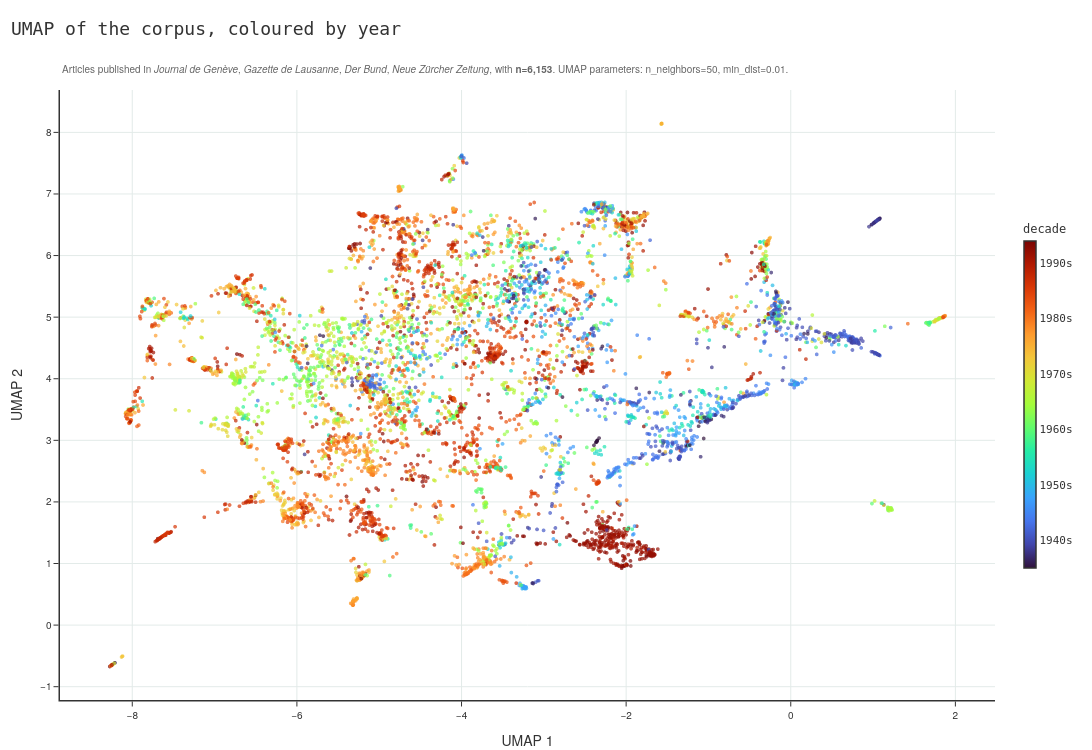

The code cell stored with this chart in its notebook:
### Code cell
pts = prepare_points(coords)
fig_year = make_figure(pts, title="UMAP of the corpus, coloured by year")
fig_year.show()

### Figure 1 — Plotly figure (JSON) as saved in the notebook; plotly's stock layout.template omitted (floating-point values rounded to 4 significant figures; data arrays with more than 128 entries replaced by an {"elided": "..."} marker saying what was removed)
{"data": [{"hoverlabel": {"align": "left", "bgcolor": {"elided": "6153 str values"}, "bordercolor": "#333333", "font": {"color": {"elided": "6153 str values"}, "family": "Google Sans Flex, Helvetica Neue, Arial, sans-serif", "size": 12}}, "hovertemplate": "%{text}<extra></extra>", "marker": {"cmax": 1999, "cmin": 1940, "color": {"elided": "6153 int values"}, "colorbar": {"len": 0.6, "outlinecolor": "#333333", "outlinewidth": 1.5, "thickness": 12, "tickfont": {"family": "IBM Plex Mono, Menlo, Consolas, monospace", "size": 11}, "ticktext": ["1940s", "1950s", "1960s", "1970s", "1980s", "1990s"], "tickvals": [1945, 1955, 1965, 1975, 1985, 1995], "title": {"font": {"family": "IBM Plex Mono, Menlo, Consolas, monospace", "size": 12}, "text": "decade"}}, "colorscale": [[0, "#30123b"], [0.07143, "#4145ab"], [0.1429, "#4675ed"], [0.2143, "#39a2fc"], [0.2857, "#1bcfd4"], [0.3571, "#24eca6"], [0.4286, "#61fc6c"], [0.5, "#a4fc3b"], [0.5714, "#d1e834"], [0.6429, "#f3c63a"], [0.7143, "#fe9b2d"], [0.7857, "#f36315"], [0.8571, "#d93806"], [0.9286, "#b11901"], [1, "#7a0402"]], "opacity": 0.7, "size": 4}, "mode": "markers", "text": {"elided": "6153 str values"}, "type": "scattergl", "x": {"elided": "6153 float values"}, "y": {"elided": "6153 float values"}}], "layout": {"annotations": [{"align": "left", "font": {"color": "#666666", "size": 10}, "showarrow": false, "text": "Articles published in <i>Journal de Genève</i>, <i>Gazette de Lausanne</i>, <i>Der Bund</i>, <i>Neue Zürcher Zeitung</i>, with <b>n=6,153</b>. UMAP parameters: n_neighbors=50, min_dist=0.01.", "x": 0, "xanchor": "left", "xref": "paper", "y": 1.02, "yanchor": "bottom", "yref": "paper"}], "font": {"color": "#333333", "family": "Google Sans Flex, Helvetica Neue, Arial, sans-serif", "size": 12}, "height": 750, "margin": {"b": 50, "l": 60, "r": 20, "t": 90}, "paper_bgcolor": "#ffffff", "plot_bgcolor": "#ffffff", "showlegend": false, "title": {"font": {"family": "IBM Plex Mono, Menlo, Consolas, monospace", "size": 18}, "text": "UMAP of the corpus, coloured by year", "x": 0.01, "y": 0.97}, "width": 1100, "xaxis": {"gridcolor": "#e3ebe9", "linecolor": "#333333", "linewidth": 1.5, "showgrid": true, "showline": true, "tickcolor": "#333333", "tickfont": {"size": 10}, "ticks": "outside", "title": {"text": "UMAP 1"}, "zeroline": true, "zerolinecolor": "#e3ebe9"}, "yaxis": {"gridcolor": "#e3ebe9", "linecolor": "#333333", "linewidth": 1.5, "showgrid": true, "showline": true, "tickcolor": "#333333", "tickfont": {"size": 10}, "ticks": "outside", "title": {"text": "UMAP 2"}, "zeroline": true, "zerolinecolor": "#e3ebe9"}}}
